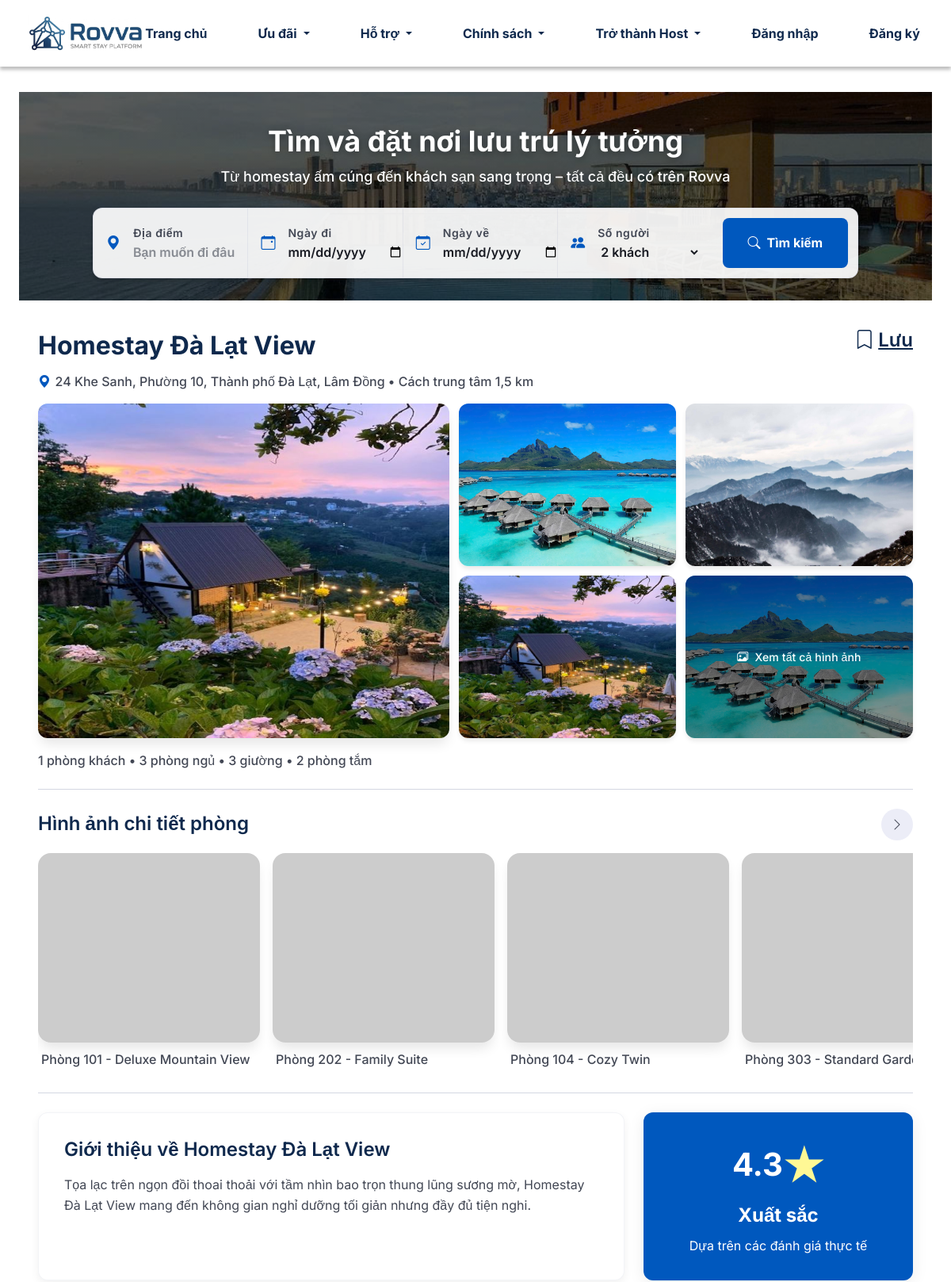
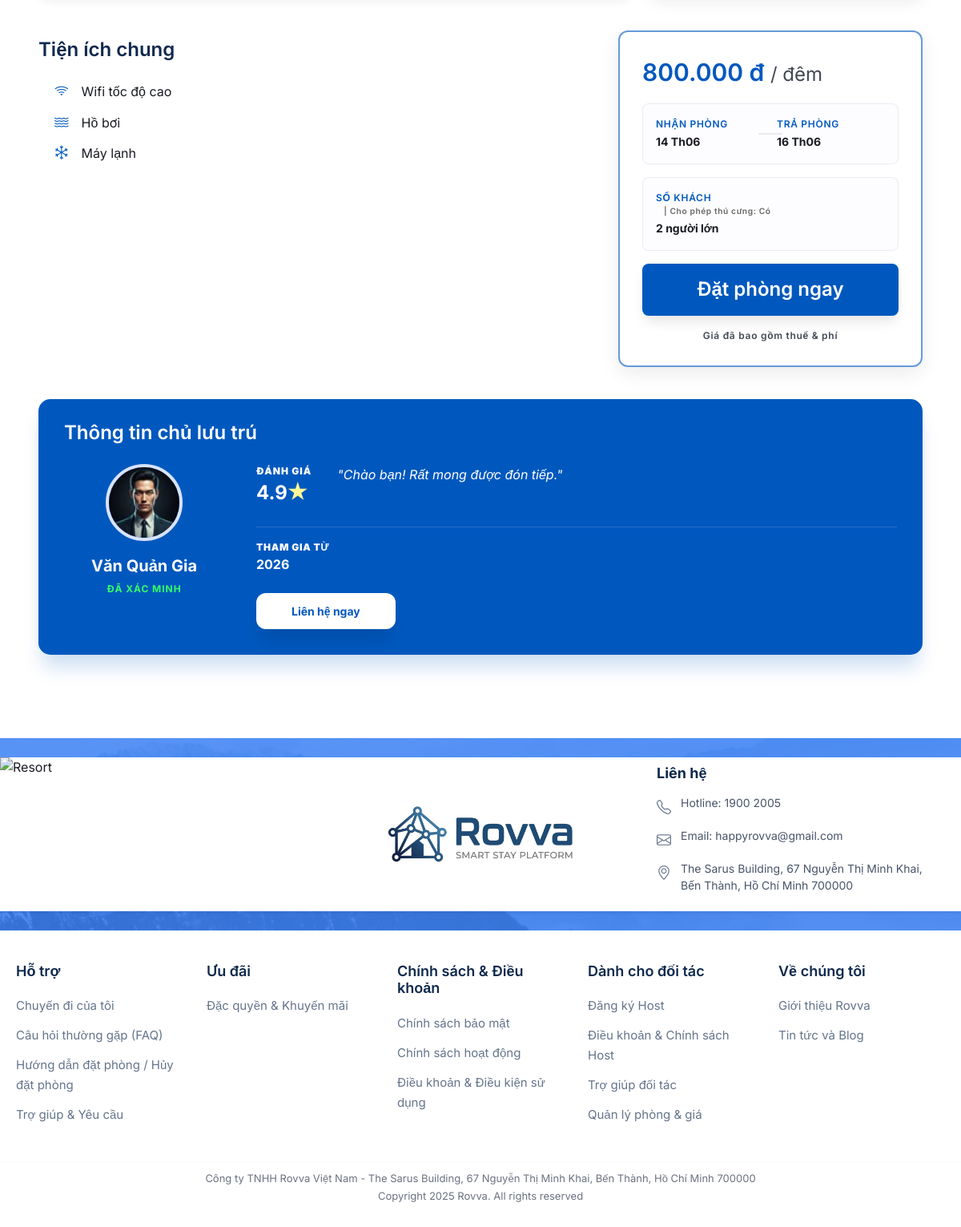
Screenshot of /customer/accommodation/1 with the database file from the repository (2 pictures, top to bottom).
### backend/app/models/accommodation.py (models this page shows, shortened)
class Accommodation(db.Model):
    __tablename__ = "accommodations"
    STATUS_ACTIVE = "active"
    STATUS_PENDING = "pending"
    STATUS_PAUSED = "paused"
    STATUS_DRAFT = "draft"
    STATUS_REJECTED = "rejected"
    STATUS_LABELS = {
        STATUS_ACTIVE: "Đang hoạt động",
        STATUS_PENDING: "Chờ duyệt",
        STATUS_PAUSED: "Tạm ngừng",
        STATUS_DRAFT: "Bản nháp",
        STATUS_REJECTED: "Từ chối",
    }
    id = db.Column(db.Integer, primary_key=True)
    host_id = db.Column(db.Integer, db.ForeignKey("users.id"), nullable=False)
    name = db.Column(db.String(200), nullable=False)
    type = db.Column(db.String(50), default="Homestay")
    city = db.Column(db.String(100))
    district = db.Column(db.String(100))
    address = db.Column(db.String(500))
    location = db.Column(db.String(200))
    description = db.Column(db.Text)
    image = db.Column(db.String(255))
    status = db.Column(db.String(20), default=STATUS_PENDING, nullable=False)
    features = db.Column(db.JSON)
    allows_pets = db.Column(db.Boolean, default=False)
    check_in_time = db.Column(db.String(10), default="14:00")
    check_out_time = db.Column(db.String(10), default="12:00")
    cancellation_policy = db.Column(db.String(255), default="Linh hoạt: Hoàn tiền 100% trước 24h")
    house_rules = db.Column(db.Text)
    host = db.relationship("User", back_populates="accommodations")
    rooms = db.relationship(
        "Room", back_populates="accommodation", lazy="dynamic", cascade="all, delete-orphan"
    )
    @property
    def average_rating(self):
        from backend.app.models.review import Review
        from sqlalchemy import func
        avg = db.session.query(func.avg(Review.rating)).join(Room).filter(Room.accommodation_id == self.id).scalar()
        return round(avg, 1) if avg else 0.0

### backend/app/models/room.py (models this page shows, shortened)
class Room(db.Model):
    __tablename__ = "rooms"
    STATUS_ACTIVE = "active"
    STATUS_PENDING = "pending"
    STATUS_PAUSED = "paused"
    STATUS_DRAFT = "draft"
    STATUS_LABELS = {
        STATUS_ACTIVE: "Đang hoạt động",
        STATUS_PENDING: "Chờ duyệt",
        STATUS_PAUSED: "Tạm ngừng",
        STATUS_DRAFT: "Bản nháp",
    }
    id = db.Column(db.Integer, primary_key=True)
    accommodation_id = db.Column(
        db.Integer, db.ForeignKey("accommodations.id"), nullable=False
    )
    name = db.Column(db.String(200), nullable=False)
    bed_info = db.Column(db.String(100))
    capacity = db.Column(db.Integer, default=2)
    area = db.Column(db.String(50))
    base_price = db.Column(db.Integer, default=0)
    description = db.Column(db.Text)
    image = db.Column(db.String(255))
    features = db.Column(db.JSON)
    services = db.Column(db.JSON)
    check_in_time = db.Column(db.String(10), default="14:00")
    check_out_time = db.Column(db.String(10), default="12:00")
    cancellation_policy = db.Column(db.String(255), default="Linh hoạt: Hoàn tiền 100% trước 24h")
    status = db.Column(db.String(20), default=STATUS_ACTIVE, nullable=False)
    accommodation = db.relationship("Accommodation", back_populates="rooms")
    bookings = db.relationship("Booking", back_populates="room", lazy="dynamic")

### backend/app/models/user.py (models this page shows, shortened)
class User(UserMixin, db.Model):
    __tablename__ = "users"
    id = db.Column(db.Integer, primary_key=True)
    full_name = db.Column(db.String(120), nullable=False)
    email = db.Column(db.String(120), unique=True, nullable=False)
    password_hash = db.Column(db.String(255), nullable=True)
    phone = db.Column(db.String(20))
    id_card = db.Column(db.String(20), nullable=True)
    introduction = db.Column(db.Text, nullable=True)
    avatar = db.Column(db.String(255), default="images/host-avatar.png")
    role = db.Column(db.String(20), default="guest") # guest, host, admin
    created_at = db.Column(db.DateTime, default=datetime.utcnow)
    is_email_verified = db.Column(db.Boolean, default=False)
    email_verification_token = db.Column(db.String(255), nullable=True)
    reset_password_token = db.Column(db.String(255), nullable=True)
    reset_password_expiry = db.Column(db.DateTime, nullable=True)
    failed_login_attempts = db.Column(db.Integer, default=0)
    is_locked = db.Column(db.Boolean, default=False)
    host_status = db.Column(db.String(20), default="none") # none, pending, approved, rejected
    host_document_path = db.Column(db.String(255), nullable=True)
    accommodations = db.relationship("Accommodation", back_populates="host", lazy="dynamic")

### backend/app/routes/customer/main.py (the view)
@customer_bp.route("/accommodation/<int:id>")
def accommodation_detail(id):
    from backend.app.models import Accommodation
    acc = Accommodation.query.get_or_404(id)
    return render_template("customer/pages/accommodation/detail.html", acc=acc)

### frontend/templates/customer/pages/accommodation/detail.html (shortened to what this page needs)
{% extends 'customer/base.html' %}
{% block body_attrs %}data-page="accommodation"{% endblock %}
{% block content %}
<main class="page-content page-accommodation">
    <section class="home-hero home-hero--compact home-hero--accommodation">
      <div class="container-xxl home-hero__inner px-3 px-lg-4">
        <h1 class="home-hero__title home-hero__title--search">Tìm và đặt nơi lưu trú lý tưởng</h1>
        <p class="home-hero__subtitle">Từ homestay ấm cúng đến khách sạn sang trọng – tất cả đều có trên Rovva</p>
        {% include 'customer/includes/layout/search-bar.html' %}
      </div>
    </section>
    <div id="accommodation-detail" class="page-accommodation__detail container-xxl px-3 px-lg-4">
        <header class="page-accommodation__header">
          <div class="page-accommodation__title-row">
            <h1 class="page-accommodation__title">{{ acc.name }}</h1>
            <button type="button" class="page-accommodation__save" data-rova-action="favorite" data-rova-id="{{ acc.id }}">
              <i class="bi bi-bookmark"></i> Lưu
            </button>
          </div>
          <p class="page-accommodation__location">
            <i class="bi bi-geo-alt-fill"></i>
            {{ acc.address or acc.city }} • Cách trung tâm 1,5 km
          </p>
        </header>
        <div class="page-accommodation__mosaic">
          <figure class="page-accommodation__mosaic-main">
            <img src="{{ url_for('static', filename=acc.image) if acc.image else 'https://placehold.co/800x600' }}" alt="{{ acc.name }}">
          </figure>
          <figure class="page-accommodation__mosaic-item"><img src="{{ url_for('static', filename='customer/images/backgrounds/footer.jpg') }}" alt=""></figure>
          <figure class="page-accommodation__mosaic-item"><img src="{{ url_for('static', filename='customer/images/backgrounds/footer2.jpg') }}" alt=""></figure>
          <figure class="page-accommodation__mosaic-item"><img src="{{ url_for('static', filename=acc.image) if acc.image else 'https://placehold.co/800x600' }}" alt=""></figure>
          <figure class="page-accommodation__mosaic-item page-accommodation__mosaic-item--overlay">
            <img src="{{ url_for('static', filename='customer/images/backgrounds/footer.jpg') }}" alt="">
            <button type="button" class="page-accommodation__gallery-all"><i class="bi bi-images"></i> Xem tất cả hình ảnh</button>
          </figure>
        </div>
        <p class="page-accommodation__specs">1 phòng khách • 3 phòng ngủ • 3 giường • 2 phòng tắm</p>
        <hr class="page-accommodation__divider">
        <section class="page-accommodation__rooms">
          <div class="page-accommodation__section-head">
            <h2>Hình ảnh chi tiết phòng</h2>
            <div class="page-accommodation__room-nav">
              <button type="button" class="page-accommodation__room-nav-btn" data-room-nav="next" aria-label="Ảnh sau">
                <i class="bi bi-chevron-right"></i>
              </button>
            </div>
          </div>
          <div class="page-accommodation__room-track" id="room-gallery-track">
            {% for room in acc.rooms %}
              <article class="page-accommodation__room-card">
                <img src="https://placehold.co/400x300" alt="{{ room.name }}">
                <h3>{{ room.name }}</h3>
              </article>
            {% endfor %}
          </div>
        </section>
        <hr class="page-accommodation__divider">
        <div class="page-accommodation__intro">
          <section class="page-accommodation__about">
            <h2>Giới thiệu về {{ acc.name }}</h2>
            <p>{{ acc.description or 'Tọa lạc tại vị trí đắc địa, mang đến không gian nghỉ dưỡng hiện đại với tiện nghi cao cấp.' }}</p>
          </section>
          {% if acc.average_rating > 0 %}
          <aside class="page-accommodation__score" aria-label="Điểm đánh giá">
            <div class="page-accommodation__score-value">{{ acc.average_rating }}<span>★</span></div>
            <strong>Xuất sắc</strong>
            <p>Dựa trên các đánh giá thực tế</p>
          </aside>
          {% endif %}
        </div>
        <div class="page-accommodation__split">
          <div class="page-accommodation__amenities">
            <section class="page-accommodation__section">
              <h2>Tiện ích chung</h2>
              <div class="accommodation-amenity-list">
                <div class="accommodation-amenity"><i class="bi bi-wifi"></i><span>Wifi tốc độ cao</span></div>
                <div class="accommodation-amenity"><i class="bi bi-water"></i><span>Hồ bơi</span></div>
                <div class="accommodation-amenity"><i class="bi bi-snow"></i><span>Máy lạnh</span></div>
              </div>
            </section>
          </div>
          <aside class="booking-panel booking-panel--figma">
            <div class="booking-panel__price">800.000 đ <span>/ đêm</span></div>
            <form id="booking-form" action="{{ url_for('customer.show_page', page_path='payment/step1-guest.html') }}" method="GET">
              <div class="booking-panel__dates">
                <div>
                  <span>NHẬN PHÒNG</span>
                  <strong>14 Th06</strong>
                </div>
                <div>
                  <span>TRẢ PHÒNG</span>
                  <strong>16 Th06</strong>
                </div>
              </div>
              <div class="booking-panel__guests">
                <span>SỐ KHÁCH
                  <span style="font-size: 0.85em; color: #666; margin-left: 10px;">
                    | Cho phép thú cưng: {% if acc.allows_pets %}Có{% else %}Không{% endif %}
                  </span>
                </span>
                <strong>2 người lớn</strong>
              </div>
              <button type="submit" class="booking-panel__submit">Đặt phòng ngay</button>
              <p class="booking-panel__note">Giá đã bao gồm thuế &amp; phí</p>
            </form>
          </aside>
        </div>
        <section class="page-accommodation__host">
          <div class="page-accommodation__host-card">
            <h2 class="page-accommodation__host-title">Thông tin chủ lưu trú</h2>
            <div class="page-accommodation__host-profile">
              <img src="{{ url_for('static', filename=acc.host.avatar) if acc.host.avatar else 'https://placehold.co/96x96' }}" alt="{{ acc.host.full_name }}">
              <div>
                <strong>{{ acc.host.full_name }}</strong>
                <span class="page-accommodation__host-badge">ĐÃ XÁC MINH</span>
              </div>
            </div>
            <div class="page-accommodation__host-meta">
              <div class="page-accommodation__host-quote-row">
                <div class="page-accommodation__host-rating">
                  <span>ĐÁNH GIÁ</span>
                  <strong>4.9<span>★</span></strong>
                </div>
                <blockquote>"{{ acc.host.introduction or 'Chào bạn! Rất mong được đón tiếp.' }}"</blockquote>
              </div>
              <div class="page-accommodation__host-stats">
                <div><span>THAM GIA TỪ</span><strong>{{ acc.host.created_at.strftime('%Y') if acc.host.created_at else '2022' }}</strong></div>
              </div>
              <button type="button" class="page-accommodation__host-contact">Liên hệ ngay</button>
            </div>
          </div>
        </section>
    </div>
  </main>
{% endblock %}

### rows the page displays
Accommodation: name "Homestay Đà Lạt View", address "24 Khe Sanh, Phường 10, Thành phố Đà Lạt, Lâm Đồng", image (picture), description "Tọa lạc trên ngọn đồi thoai thoải với tầm nhìn bao trọn thung lũng sương mờ, Homestay Đà Lạt View mang đến không gian nghỉ dưỡng tối giản nhưng đầy đủ tiện nghi."
Room: name "Phòng 101 - Deluxe Mountain View"
Room: name "Phòng 202 - Family Suite"
Room: name "Phòng 104 - Cozy Twin"
Room: name "Phòng 303 - Standard…"
User: avatar (picture), host.full_name "Văn Quản Gia", host "Chào bạn! Rất mong được đón tiếp.", host.created_at "2026"

### other values shown
{{ acc.average_rating }} "4.3"
